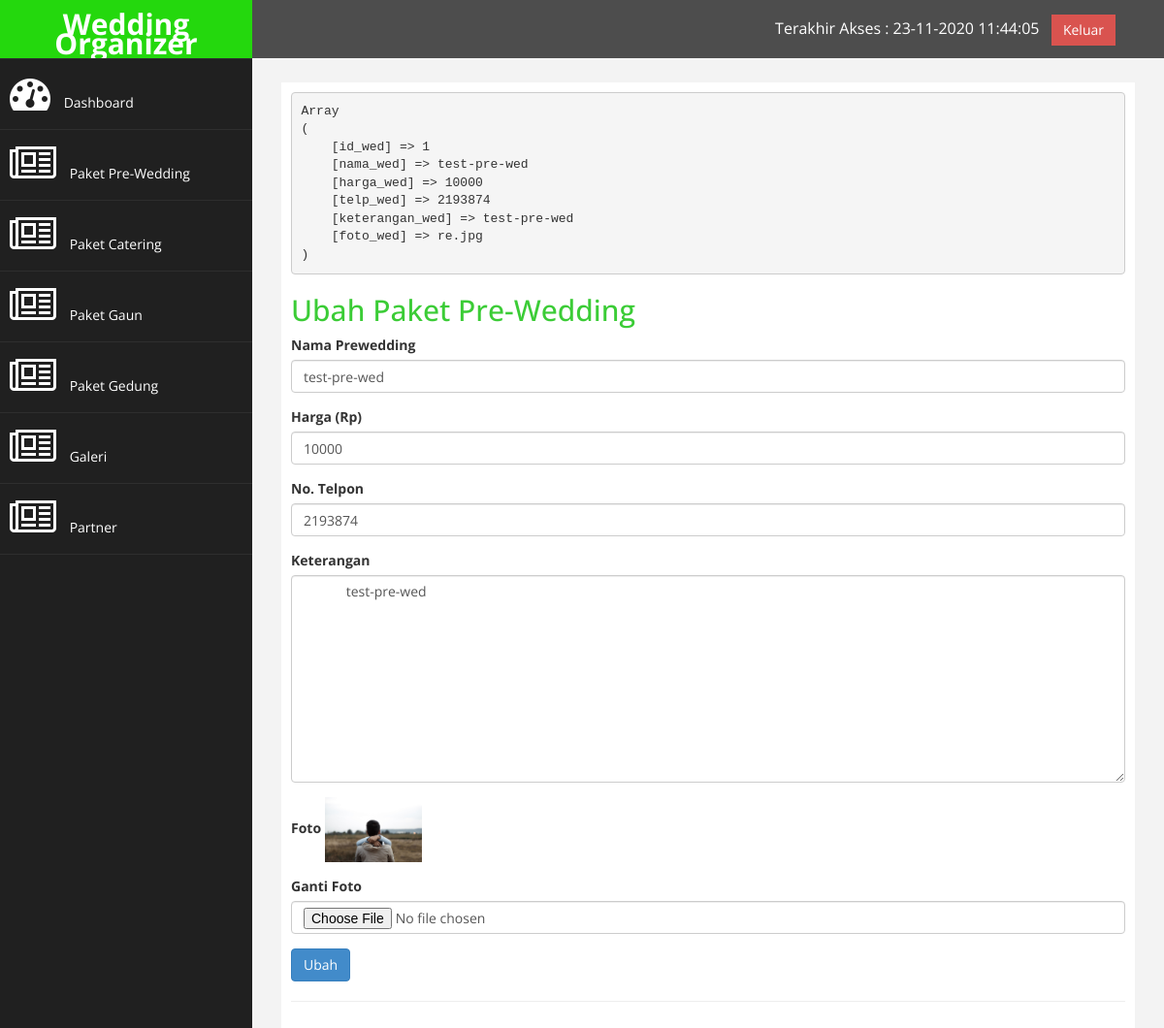
/admin.php?halaman=ubah_paket_prewed&id=1 (signed in), run on the app's committed database.
### tables this page shows
CREATE TABLE `wedding` (
  `id_wed` int(3) NOT NULL,
  `nama_wed` varchar(50) NOT NULL,
  `harga_wed` varchar(15) NOT NULL,
  `telp_wed` varchar(12) NOT NULL,
  `keterangan_wed` text NOT NULL,
  `foto_wed` text NOT NULL
);

### ubah_paket_prewed.php (the view, shortened to what this page needs)
<?php
$ambil = mysqli_query($link, "SELECT * FROM wedding WHERE id_wed='$_GET[id]'");
$pecah = mysqli_fetch_assoc($ambil);
echo "<pre>";
print_r($pecah);
echo "</pre>";
?>
<h2>Ubah Paket Pre-Wedding</h2>
<form method="post" enctype="multipart/form-data">
    <div class="form-group">
        <label>Nama Prewedding</label>
        <input type="text" name="nama" class="form-control" value="<?= $pecah['nama_wed']; ?>">
    </div>
    <div class="form-group">
        <label>Harga (Rp)</label>
        <input type="number" name="harga" class="form-control" value="<?= $pecah['harga_wed']; ?>">
    </div>
    <div class="form-group">
        <label>No. Telpon</label>
        <input type="number" name="telp" class="form-control" value="<?= $pecah['telp_wed']; ?>">
    </div>
    <div class="form-group">
        <label>Keterangan</label>
        <textarea name="ket" cols="30" rows="10" class="form-control">
            <?= $pecah['keterangan_wed'] ?>
        </textarea>
    </div>
    <div class="form-group">
        <label>Foto</label>
        <img src="images/<?= $pecah['foto_wed'] ?>" width="100px">
    </div>
    <div class="form-group">
        <label>Ganti Foto</label>
        <input type="file" name="foto" class="form-control">
    </div>
    <button class="btn btn-primary" name="ubah">Ubah</button>
</form>

### admin/assets/css/custom.css (style rules this page uses)
body { font-family: 'Open Sans', sans-serif; }
h2 { color: rgba(32, 197, 26, 0.877); }

### data on the page
wedding: nama "test-pre-wed", harga "10000", telp "2193874", ket "test-pre-wed", foto_wed (picture)
